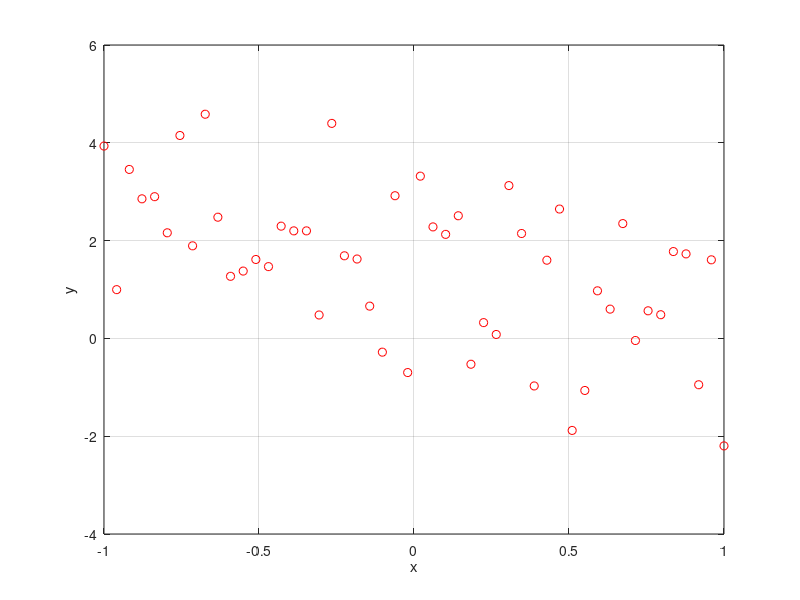
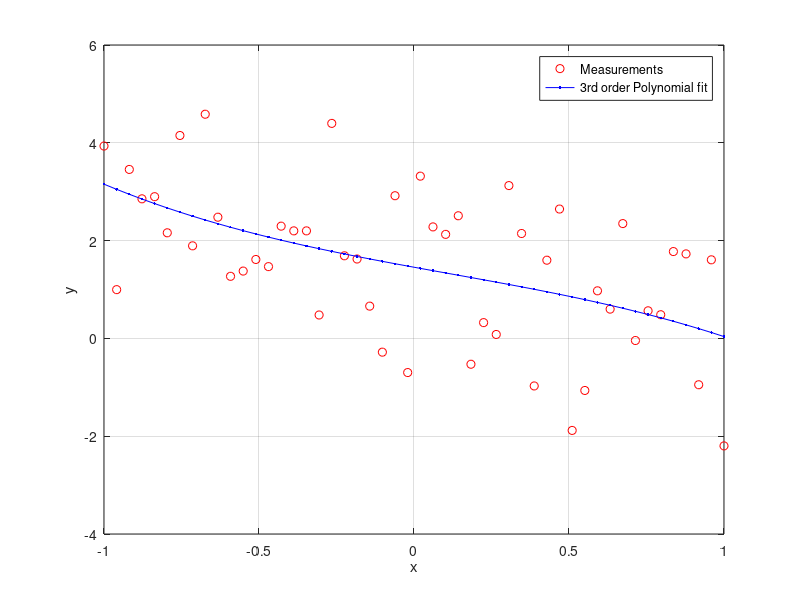
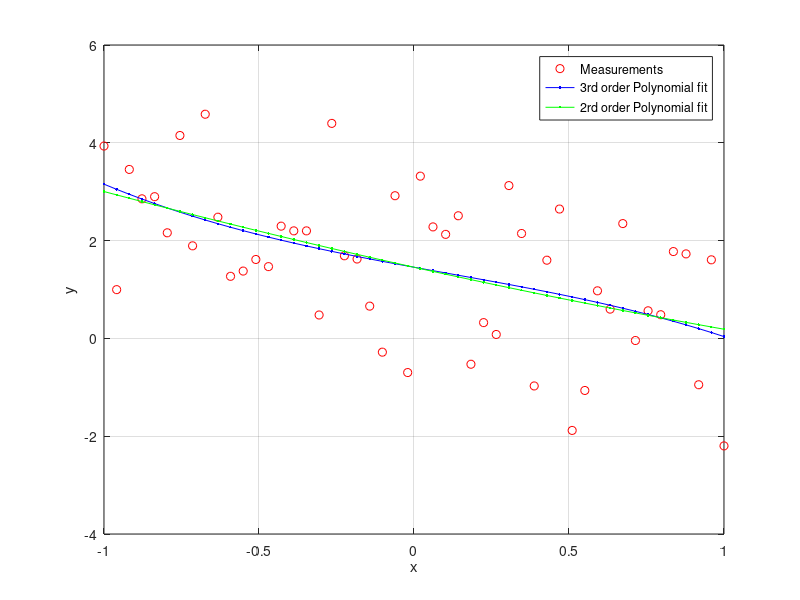

MATLAB code for these plots, in order:
close all
clear all

% exactly the same as E13 but now N=1000
% run script with f5

N = 50; % number of samples
x = linspace(-1,1,N)'; % N equally spaced points between -1 and 1
% transpose to obtain a column vector of dimansion Nx1
% check with size(x)
s = 2; % standard deviation
y = 0.4*x.^3 +x.^2 -1.5*x +1 +s*randn(N,1); % noisy samples of polynomial realtionship

figure(1)
plot(x,y,'ro')
grid on
xlabel('x')
ylabel('y')


% question b
A = [x.^3 x.^2 x ones(N,1)]; % A is a Nx4 matrix 
size(A)
% We want to solve the system A*theta = y
theta = inv(A'*A)*A'*y % least square estimate
% theta is a 4x1 vector
yest = A*theta; % reconstructed y points using estimated coefficients

figure(2)
plot(x,y,'ro')
hold on
plot(x,yest,'b.-')
hold off
grid on
xlabel('x')
ylabel('y')
legend('Measurements','3rd order Polynomial fit')

% question c
A2 = [x.^2 x ones(N,1)]; % A2 is now a Nx3 matrix 
theta2 = inv(A2'*A2)*A2'*y % least square estimate
% theta is now a 3x1 vector
yest2 = A2*theta2; % reconstructed y points using 2order fit

figure(3)
plot(x,y,'ro')
hold on
plot(x,yest,'b.-')
plot(x,yest2,'g.-')
hold off
grid on
xlabel('x')
ylabel('y')
legend('Measurements','3rd order Polynomial fit','2rd order Polynomial fit')
